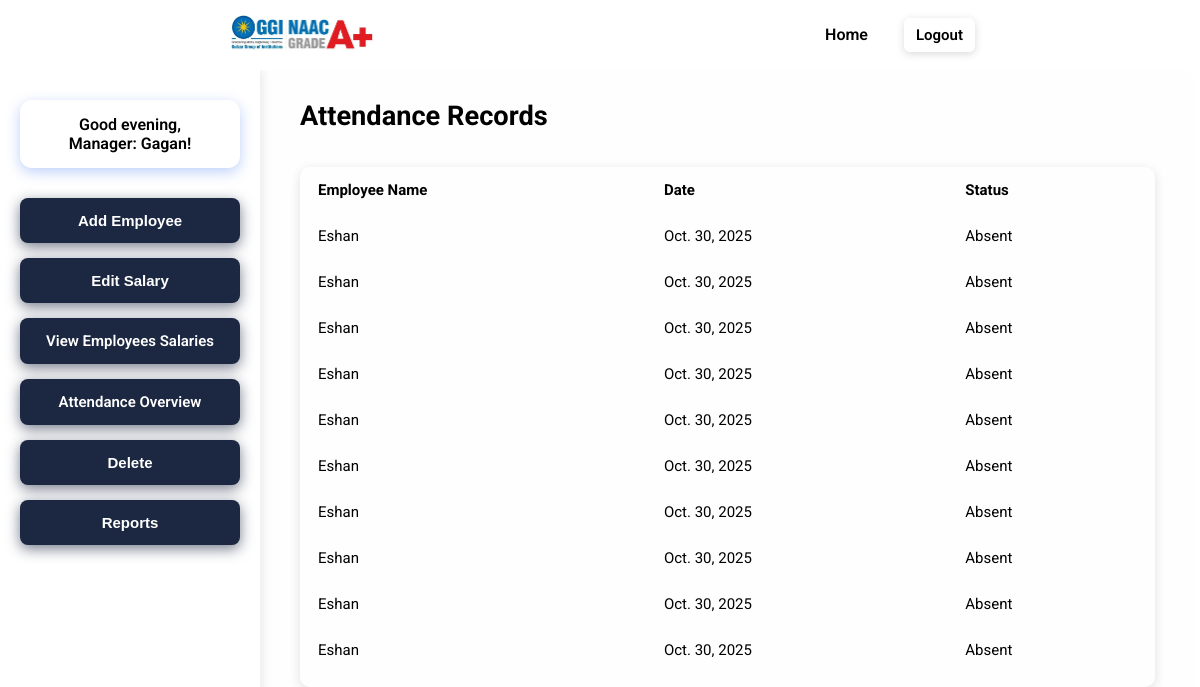
/manager_dashboard/ (signed in), run on the app's committed database.
### locationapp/models.py (models this page shows, shortened)
class Employee(models.Model):
    user = models.OneToOneField(User, on_delete=models.CASCADE, null=True, blank=True)
    E_id = models.CharField(max_length=10, unique=True)
    E_name = models.CharField(max_length=100)
    latitude = models.FloatField(null=True, blank=True)
    longitude = models.FloatField(null=True, blank=True)
    SALARY_TYPE_CHOICES = [
        ('monthly', 'Monthly Fixed (Days-based)'),
        ('hourly', 'Hourly Rate (Hours-based)'),
    ]
    salary_type = models.CharField(
        max_length=10,
        choices=SALARY_TYPE_CHOICES,
        default='monthly',
        help_text="Select salary calculation method"
    )
    monthly_salary = models.DecimalField(
        max_digits=10,
        decimal_places=2,
        default=0.0,
        help_text="Fixed monthly salary (for 26 working days)"
    )
    hourly_rate = models.DecimalField(
        max_digits=10,
        decimal_places=2,
        default=0.0,
        help_text="Hourly rate in ₹"
    )
    standard_hours_per_day = models.IntegerField(
        default=8,
        help_text="Standard working hours per day (8 hours = 1 full day)"
    )
    overtime_rate_multiplier = models.DecimalField(
        max_digits=4,
        decimal_places=2,
        default=1.5,
        help_text="Overtime rate multiplier (1.5 = 150% of hourly rate)"
    )
    salary = models.DecimalField(max_digits=10, decimal_places=2, default=0.0)
    is_manager = models.BooleanField(default=False)
    is_checked_in = models.BooleanField(default=False)
    last_location_update = models.DateTimeField(null=True, blank=True)
    class Meta:
        permissions = [
            ('can_view_attendance', 'Can view attendance records'),
            ('can_edit_salary', 'Can edit employee salary'),
            ('can_add_employee', 'Can add new employees'),
            ('can_delete_employee', 'Can delete employees'),
            ('can_view_reports', 'Can view reports'),
            ('can_manipulate_salary', 'Can manipulate calculated salary'),
        ]

class Attendance(models.Model):
    employee = models.ForeignKey('Employee', on_delete=models.CASCADE)
    date = models.DateField(auto_now_add=True)
    status = models.CharField(max_length=10)  # Present/Absent
    latitude = models.FloatField(null=True, blank=True)
    longitude = models.FloatField(null=True, blank=True)
    check_in_time = models.DateTimeField(null=True, blank=True)
    check_out_time = models.DateTimeField(null=True, blank=True)
    auto_checkout = models.BooleanField(default=False)
    checkout_reason = models.CharField(max_length=100, null=True, blank=True)
    is_sunday = models.BooleanField(default=False)
    is_holiday = models.BooleanField(default=False)
    manual_hours = models.DecimalField(max_digits=5, decimal_places=2, null=True, blank=True)
    adjustment_reason = models.TextField(null=True, blank=True)

### locationapp/views.py (the view, shortened to what this page needs)
# urls.py: path("manager_dashboard/", views.manager_dashboard, name="manager_dashboard"),
@login_required
def manager_dashboard(request):
    emp = Employee.objects.filter(user=request.user).first()
    greeting = get_greeting()
    if not emp or not emp.is_manager:
        return redirect("employee_dashboard")
    user_permissions = request.user.get_all_permissions()
    permissions = {
        'can_view_attendance': 'locationapp.can_view_attendance' in user_permissions,
        'can_edit_salary': 'locationapp.can_edit_salary' in user_permissions,
        'can_add_employee': 'locationapp.can_add_employee' in user_permissions,
        'can_delete_employee': 'locationapp.can_delete_employee' in user_permissions,
        'can_view_reports': 'locationapp.can_view_reports' in user_permissions,
    }
    employees_raw = Employee.objects.all()
    attendance = Attendance.objects.all()
    employees = []
    for e in employees_raw:
        present_count = attendance.filter(employee=e, status='Present').count()
        absent_count = attendance.filter(employee=e, status='Absent').count()
        employees.append({
            'E_name': e.E_name,
            'E_id': e.E_id,
            'salary': e.salary,
            'salary_type': e.get_salary_type_display(),
            'id': e.id,
            'present_count': present_count,
            'absent_count': absent_count,
        })
    total_present = attendance.filter(status='Present').count()
    total_absent = attendance.filter(status='Absent').count()
    error = None
    success = None
    context = {
        'emp': emp,
        'employees': employees,
        'attendance': attendance,
        'permissions': permissions,
        'total_present': total_present,
        'total_absent': total_absent,
        'error': error,
        'success': success,
        'greeting': greeting,
    }
    return render(request, 'manager_dashboard.html', context)

### locationapp/views.py (called while the page is built)
def get_greeting():
    hour = datetime.now().hour
    if hour < 12:
        return "Good morning"
    elif hour < 17:
        return "Good afternoon"
    else:
        return "Good evening"

### locationapp/templates/manager_dashboard.html (shortened to what this page needs)
{% load static %}
<!DOCTYPE html>
<html lang="en">
<head>
    {% load static %}
    <link rel="stylesheet" href="{% static 'CSS_file/manager_dashB.css' %}">
</head>
<body>
    <nav class="navbar">
        <div class="nav-left">
            <img src="{% static 'images/ggi_logo.png' %}" alt="Logo">
        </div>
        <div class="nav-right">
            <a href="/">Home</a>
            <a href="{% url 'logout' %}" id="logoutcolor" class="btn">Logout</a>
        </div>
    </nav>
    <div class="wrapper">
        <div class="sidebar">
           <div id="greeting">
    {{ greeting }},<p>Manager: {{ emp.E_name }}!</p>
           </div>
            <div class="permission-buttons "  style="margin-top: 20px;">
                {% if permissions.can_add_employee %}
                <button class="permission-btn enabled" onclick="showSection('add_employee')"> Add Employee</button>
                {% else %}
                <button class="permission-btn disabled" disabled>Add Employee</button>
                {% endif %}
                {% if permissions.can_edit_salary %}
                <button class="permission-btn enabled" onclick="showSection('edit_salary')"> Edit Salary</button>
                {% else %}
                <button class="permission-btn disabled" disabled> Edit Salary</button>
                {% endif %}
                <div class="manager-actions permission-buttons" >
                  <div>  <a href="{% url 'manager_salary_overview' %}" class="btn enabled  permission-btn" >
                        View Employees Salaries
                    </a></div>
                    <div> <a href="{% url 'manager_dashboard' %}" class="btn  permission-btn" >
                        Attendance Overview
                    </a></div>
                </div>
                {% if permissions.can_delete_employee %}
                <button class="permission-btn enabled" onclick="showSection('delete_employee')"> Delete</button>
                {% else %}
                <button class="permission-btn disabled" disabled> Delete</button>
                {% endif %}
                {% if permissions.can_view_reports %}
                <button class="permission-btn enabled" onclick="showSection('view_reports')"> Reports</button>
                {% else %}
                <button class="permission-btn disabled" disabled> Reports</button>
                {% endif %}
            </div>
        </div>
        <div class="content">
            {% if permissions.can_view_attendance %}
            <div id="view_attendance" class="content-section active">
                <div class="section-header">
                    <h2>Attendance Records</h2>
                </div>
                <div class="table-wrapper">
                    <table>
                        <thead>
                            <tr>
                                <th>Employee Name</th>
                                <th>Date</th>
                                <th>Status</th>
                            </tr>
                        </thead>
                        <tbody>
                            {% for a in attendance %}
                            <tr>
                                <td>{{ a.employee.E_name }}</td>
                                <td>{{ a.date }}</td>
                                <td>{{ a.status }}</td>
                            </tr>
                            {% empty %}
                            <tr>
                                <td colspan="3" class="no-data">No attendance records.</td>
                            </tr>
                            {% endfor %}
                        </tbody>
                    </table>
                </div>
            </div>
            {% endif %}
        </div>
    </div>
</body>
</html>

### locationapp/static/CSS_file/manager_dashB.css (style rules this page uses)
* { box-sizing: border-box; margin: 0; padding: 0; }
body, html { height: 100%; font-family: 'Roboto', ui-sans-serif, system-ui; background: var(--bg); color: var(--text); overflow-x: hidden; }
.navbar { display: flex; justify-content: space-around; align-items: center; background: white; border: 1px solid var(--border); padding: 12px 16px; backdrop-filter: blur(8px); position: fixed; left: 0; right: 0; top: 0; height: 70px; z-index: 1000; }
.nav-left { display: flex; align-items: center; }
.nav-left img { height: auto; max-height: 46px; max-width: 150px; width: auto; }
.nav-right a { text-decoration: none; color: var(--text); font-weight: 600; margin-left: 20px; padding: 8px 12px; border-radius: 6px; background-color: var(--panel-2); transition: background-color 0.3s ease; }
.wrapper { display: flex; height: calc(100vh - 70px); margin-top: 70px; overflow: hidden; }
.sidebar { width: 260px; background: rgba(255,255,255,0.05); padding: 20px; border-right: 1px solid var(--border); box-shadow: 2px 0 10px rgba(0,0,0,0.1); display: flex; flex-direction: column; align-items: center; overflow-y: auto; }
#greeting { font-weight: 600; color: var(--text); margin: 10px 0 10px 0; font-family: 'Roboto', sans-serif; user-select: none; padding: 15px 20px; border-radius: 12px; background: var(--panel); box-shadow: 0 4px 14px rgba(37, 99, 235, 0.3); text-align: center; width: 100%; }
.btn { display: inline-block; padding: 12px 24px; border-radius: 8px; border: 1px solid var(--border); background: var(--panel-2); color: white; font-weight: 600; font-size: 15px; cursor: pointer; text-decoration: none; transition: background-color 0.3s ease, transform 0.2s ease, box-shadow 0.25s ease; box-shadow: 0 2px 8px rgba(0, 0, 0, 0.15); user-select: none; }
.permission-buttons { display: flex; flex-direction: column; gap: 15px; width: 100%; }
.permission-btn { padding: 14px 20px; border: none; border-radius: 8px; font-weight: 600; font-size: 15px; cursor: pointer; display: flex; justify-content: center; align-items: center; gap: 10px; transition: background-color 0.3s ease, transform 0.3s ease, box-shadow 0.3s ease; background-color: #1c2841; color: white; box-shadow: 0 4px 14px rgba(28, 40, 65, 0.6); user-select: none; }
.content { flex-grow: 1; background-color: rgba(240, 245, 255, 0.1); padding: 30px 40px; overflow-y: auto; overflow-x: hidden; margin-right: 5px; border-radius: 12px; position: relative; }
.content-section { display: none; animation: fadeIn 0.3s ease-in; max-width: 900px; margin: 0 auto; }
.content-section.active { display: block; }
.section-header h2 { font-weight: 700; font-size: 1.7rem; margin-bottom: 25px; border-bottom: 3px solid var(--brand-600); padding-bottom: 10px; }
.table-wrapper { overflow-y: auto; max-height: 520px; border-radius: 10px; box-shadow: 0 3px 12px rgba(0, 0, 0, 0.12); }
table { width: 100%; border-collapse: collapse; background-color: var(--panel); border-radius: 10px; color: var(--text); }
th, td { padding: 14px 18px; text-align: left; border-bottom: 1px solid var(--border); font-size: 15px; }
th { background-color: var(--panel-2); font-weight: 700; color: var(--text); position: sticky; top: 0; z-index: 1; }

### data on the page
Employee: E_name "Gagan"
Attendance: employee.E_name "Eshan", date "Oct. 30, 2025", status "Absent"
Attendance: employee.E_name "Eshan", date "Oct. 30, 2025", status "Absent"
Attendance: employee.E_name "Eshan", date "Oct. 30, 2025", status "Absent"
Attendance: employee.E_name "Eshan", date "Oct. 30, 2025", status "Absent"
Attendance: employee.E_name "Eshan", date "Oct. 30, 2025", status "Absent"
Attendance: employee.E_name "Eshan", date "Oct. 30, 2025", status "Absent"
Attendance: employee.E_name "Eshan", date "Oct. 30, 2025", status "Absent"
Attendance: employee.E_name "Eshan", date "Oct. 30, 2025", status "Absent"
Attendance: employee.E_name "Eshan", date "Oct. 30, 2025", status "Absent"
Attendance: employee.E_name "Eshan", date "Oct. 30, 2025", status "Absent"

### other printed values
{{ greeting }} "Good evening"
